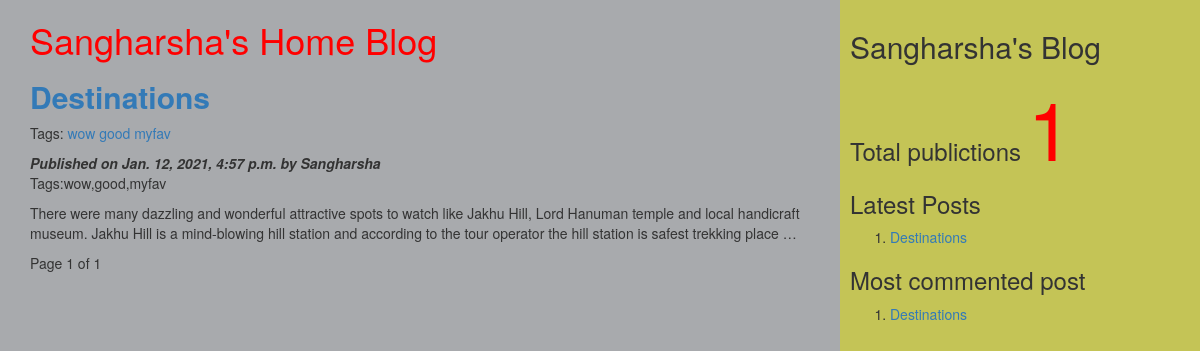
The page / on the database its author committed.
### myApp/models.py (models this page shows, shortened)
class Post(models.Model):
          tags=TaggableManager()
          STATUS_CHOICES=(('draft','Draft'),('published','Published'))
          title=models.CharField(max_length=256)
          slug=models.SlugField(max_length=264,unique_for_date='publish')
          author=models.ForeignKey(User,related_name='blog_posts',on_delete= models.CASCADE)
          body=models.TextField()
          publish=models.DateTimeField(default=timezone.now)
          created=models.DateTimeField(auto_now_add=True)
          updated=models.DateTimeField(auto_now=True)
          status= models.CharField(max_length=10,choices=STATUS_CHOICES,default='draft')
          objects=CustomManager()
          class Meta:
                ordering=('-publish',)
          def get_absolute_url(self):
                return reverse('post_detail',args=[self.publish.year,self.publish.strftime('%m'),self.publish.strftime('%d'),self.slug])

### myApp/views.py (the view)
# urls.py: url(r'^$',views.post_list_view),
def post_list_view(request,tag_slug=None):
    post_list=Post.objects.all()
    tag=None
    if tag_slug:
        tag=get_object_or_404(Tag,slug=tag_slug)#provided slug
        post_list=post_list.filter(tags__in=[tag])
    paginator=Paginator(post_list,2) #step1
    page_number=request.GET.get('page') #step2
    try:
       post_list=paginator.page(page_number) #step2
    except PageNotAnInteger:
       post_list=paginator.page(1) #step 3
    except EmptyPage:
      post_list=paginator.page(paginator.num_pages) #step 4
    d={'post_list':post_list,'tag':tag}
    return render(request,'myApp/post_list.html',d)

### myApp/models.py (called while the page is built)
    def get_queryset(self):
        return super().get_queryset().filter(status='published')

### myApp/templatetags/mytags.py (called while the page is built)
@register.simple_tag
def total_posts():
    return Post.objects.count()

@register.inclusion_tag('myApp/latest_post.html')
def show_latest_posts(count=3):
    latest_posts=Post.objects.order_by('-publish')[:count]
    return {'latest_posts':latest_posts}

@register.simple_tag
def get_most_commented_posts(count=2):
    return Post.objects.annotate(total_comments=Count('comments')).order_by('-total_comments')[:count]

### templates/myApp/post_list.html (shortened to what this page needs)
<html>
    {%extends 'myApp/parent.html'%}
        {%block content_block%}
        <h1 style="color:red">Sangharsha's Home Blog</h1>
        {%for post in post_list%}
        <a href="{{post.get_absolute_url}}"><h2><b>{{post.title}}</b></h2></a>
         <p>Tags:
              {%for t in post.tags.all%}
              <a href="{%url "post_list_by_tag_name" t.slug%}">{{t.name}}</a>
               {%endfor%}
          </p>
        <i><b>Published on {{post.publish}} by {{post.author|title}}</b></i>
        <p>Tags:{{post.tags.all|join:','}}</p>
        {{post.body|truncatewords:40|linebreaks}}
        {%endfor%}
        {%include 'myApp/pagination.html' with page=post_list%}
        {%endblock%}

### templates/myApp/parent.html (shortened to what this page needs)
<html>
{%load mytags%}
    <head>
        <link rel="stylesheet" href="https://maxcdn.bootstrapcdn.com/bootstrap/3.3.7/css/bootstrap.min.css">
    </head>
    <body>
        <div class="content" style="width:70%;float:left;background-color:a8aaad;height:300%;padding:0 0 0 30px">
              {%block content_block%}
              {%endblock%}
        </div>
        <div class="sidebar" style="width:30%;float:right;background-color:#c4c456;height:300%;padding:10px">
            <h2>Sangharsha's Blog</h2>
            <h3>Total publictions
              <span style="color:red;font-size:80px">
              {%total_posts%}</span>
              <h3>Latest Posts</h3>
              {% show_latest_posts 2 %}
              <h3>Most commented post</h3>
              {%get_most_commented_posts as m%}
              <ol>
                {%for post in m%}
                <li><a href="{{post.get_absolute_url}}">{{post.title}}</a></li>
                {%endfor%}
              </ol>
            </h3>
        </div>
    </body>
</html>

### templates/myApp/pagination.html (shortened to what this page needs)
<!DOCTYPE html>
<html lang="en" dir="ltr">
  <body>
     <div class="paginator">
      <span>Page {{page.number}} of {{page.paginator.num_pages}}</span>&nbsp&nbsp
     </div>
  </body>
</html>

### templates/myApp/latest_post.html
<!DOCTYPE html>
<html lang="en" dir="ltr">
  <body>
    <ol>
    {%for post in latest_posts%}
    <li><a href="{{post.get_absolute_url}}">{{post.title}}</a></li>
    {%endfor%}
    </ol>
  </body>
</html>

### rows shown on the page
Post: title "Destinations", publish "Jan. 12, 2021, 4:57 p.m.", author "Sangharsha", tags.all "wow,good,myfav", body "There were many dazzling and wonderful attractive spots to watch like Jakhu Hill, Lord Hanuman temple and local handicraft museum. Jakhu Hill is a mind-blowing hill station and according to the tour operator the hill station is safest trekking place …"
Tag: name "wow"
Tag: name "good"
Tag: name "myfav"

### other values the page prints
{{ page.number }} "1"
{{ page.paginator.num_pages }} "1"
